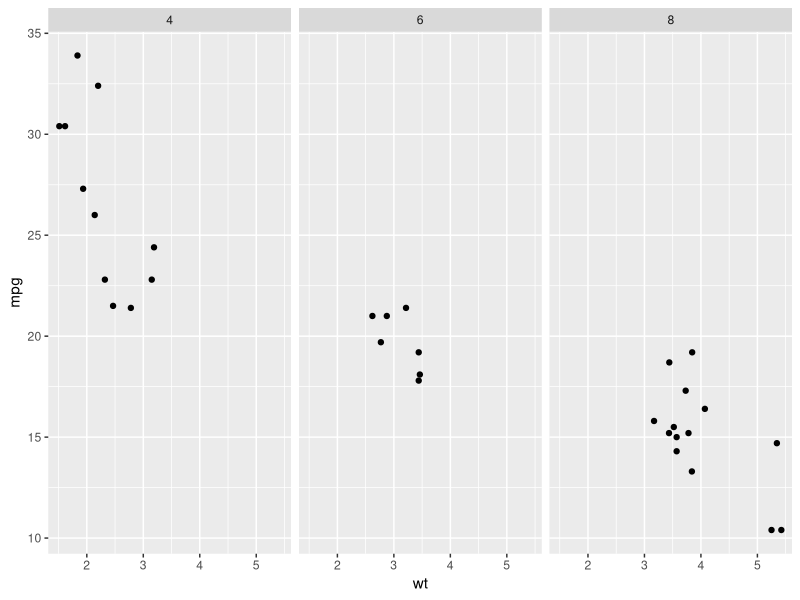

Recreate this plot in R.
# Test panel spacing theme element
library(ggplot2)

p <- ggplot(mtcars, aes(x = wt, y = mpg)) +
  geom_point() +
  facet_wrap(~ cyl)

# Get complete theme
complete_theme <- theme_gray() + p$theme

# Extract panel spacing
cat("=== Panel Spacing ===\n")
panel_spacing <- complete_theme$panel.spacing
if (!is.null(panel_spacing)) {
  # Convert to pixels
  inches <- grid::convertUnit(panel_spacing, "inches", valueOnly = TRUE)
  pixels <- inches * 96
  cat("panel.spacing:", panel_spacing, "=", pixels, "px\n")
} else {
  cat("panel.spacing is NULL\n")
}

cat("\n=== Panel Spacing X ===\n")
panel_spacing_x <- complete_theme$panel.spacing.x
cat("panel.spacing.x:", if (!is.null(panel_spacing_x)) panel_spacing_x else "NULL", "\n")

cat("\n=== Panel Spacing Y ===\n")
panel_spacing_y <- complete_theme$panel.spacing.y
cat("panel.spacing.y:", if (!is.null(panel_spacing_y)) panel_spacing_y else "NULL", "\n")
